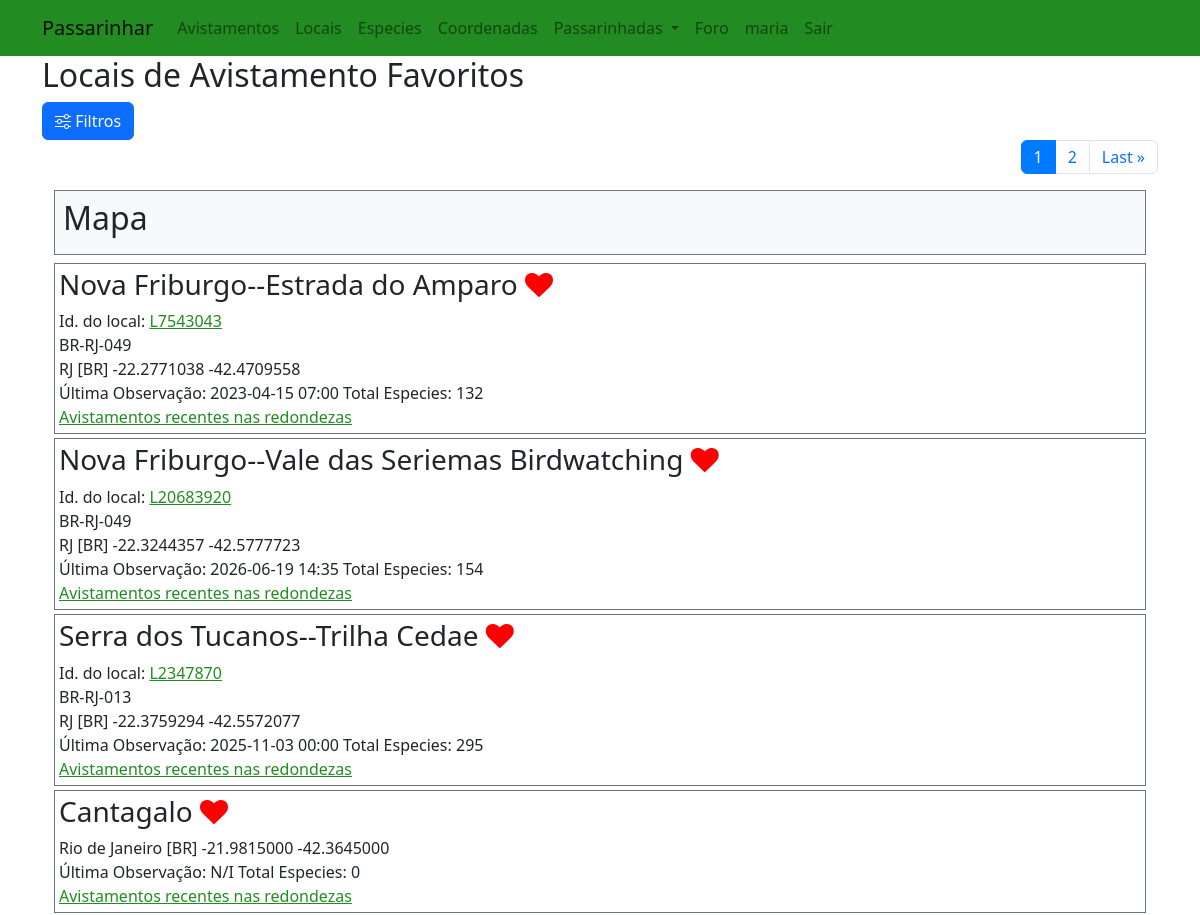
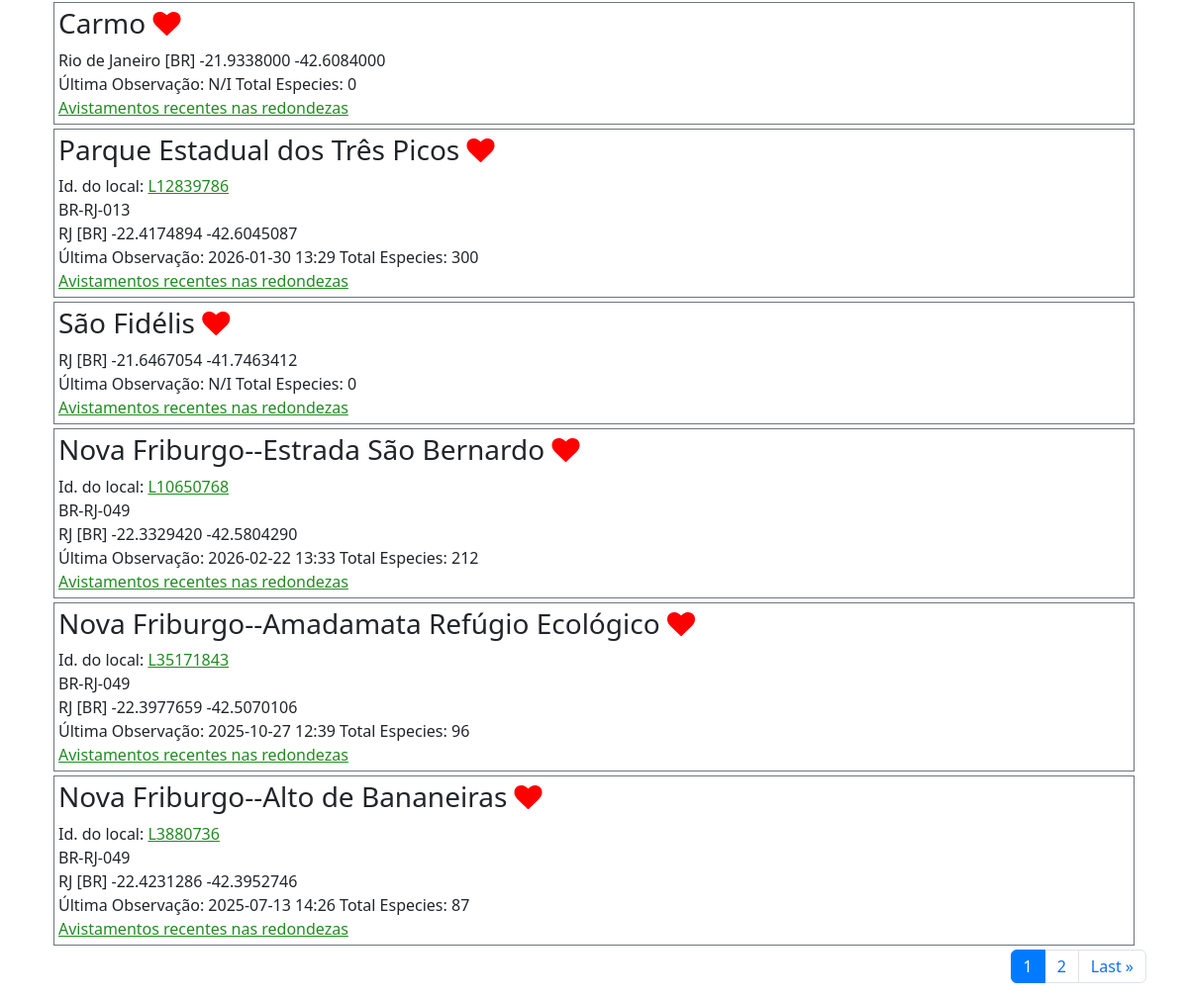
The app's page /favourites (signed in), older data (2 pictures, top to bottom).
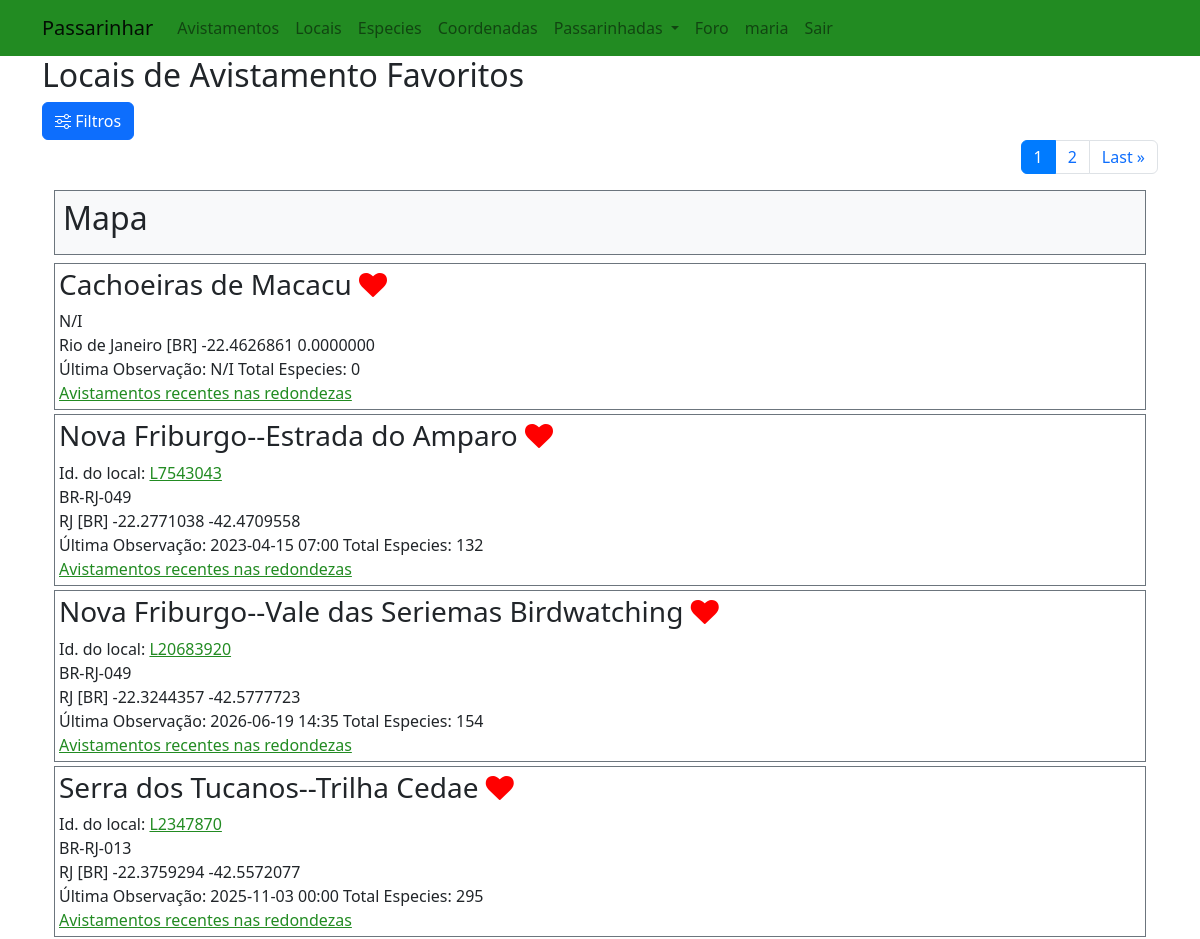
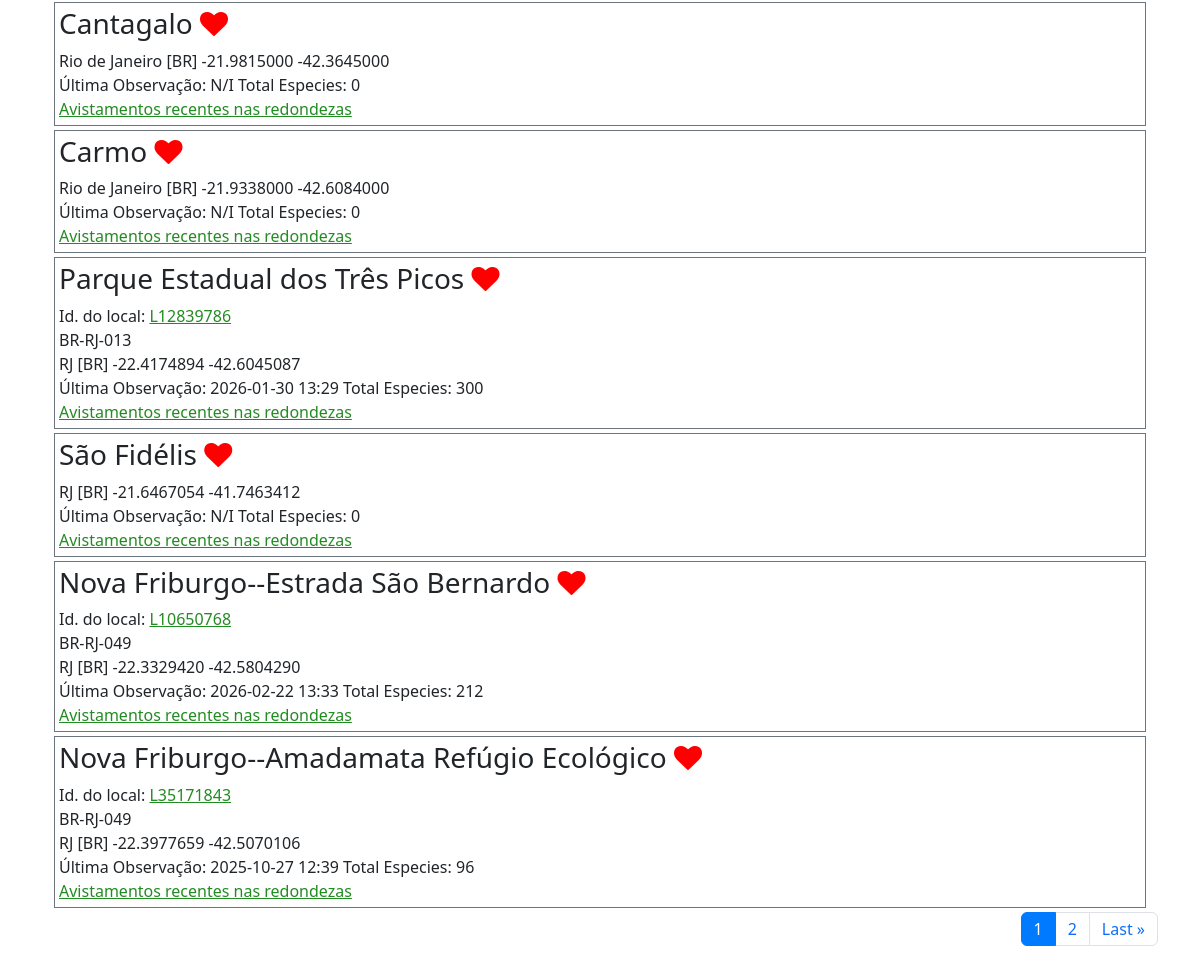
The same page, newer data (2 pictures, top to bottom).
### passarinhar/models.py (models this page shows, shortened)
class WUser(AbstractUser):
    favouritesList = models.ManyToManyField(Place, blank=True, related_name="userFavourite")

class Place(models.Model):
    place = models.CharField(max_length=100)
    lat = models.DecimalField(max_digits=10, decimal_places=7, default=0)
    lon = models.DecimalField(max_digits=10, decimal_places=7, default=0)
    subnational2Code = models.CharField(max_length=10, blank=True)
    locId = models.CharField(max_length=20, blank=True)
    latestObsDt = models.CharField(max_length=20, blank=True)
    numSpeciesAllTime = models.IntegerField(default=0)
    country= models.CharField(max_length=2, blank=True)
    region = models.CharField(max_length=100, blank=True)

### passarinhar/views.py (the view)
# urls.py: path("favourites", views.favourites, name="favourites"),
def favourites(request):
    error = None
    crntlat = request.session.get("crnt_lat", FALLBACK_LAT)
    crntlng = request.session.get("crnt_lng", FALLBACK_LNG)
    user = WUser.objects.filter(id = request.user.id)
    fav_places = Place.objects.filter(id__in=user.values_list("favouritesList", flat=True))
    fav_places = fav_places.order_by("-pk").all()
    if fav_places:
        p = Paginator(fav_places, 10)
        page_number = request.GET.get('page')
        page_obj = p.get_page(page_number)
        hotspots_nearby_data = page_obj
        home_map = show_on_map(crntlat, crntlng, "favourite", hotspots_nearby_data)
        map_html = home_map._repr_html_()
    else:
        map_html = None
        page_obj = None
        error = 'Nenhum local registrado como favorito!'
    return render(request, "passarinhar/places.html", {
        'title':"Locais de Avistamento Favoritos",
        "page_name": 'favs',
        'page_obj':page_obj,
        "hotspots_nearby_data": hotspots_nearby_data,
        "nearby_map":map_html,
        "error": error
        })

### passarinhar/templates/passarinhar/places.html (shortened to what this page needs)
{% extends "passarinhar/layout.html" %}
{% load static %}
{% block body %}
<h2 id="page-title">{{ title }}</h2>
<button class="btn btn-primary" type="button" data-bs-toggle="offcanvas" data-bs-target="#filterSidebar">
    <i class="bi bi-sliders"></i> Filtros
</button>
<nav aria-label="Page navigation">
    <ul class="pagination justify-content-end">
        <li class="page-item  active" aria-current="page"><a class="page-link" href="?page={{ page_obj.number }}">
                {{page_obj.number }}</a></li>
        {% if page_obj.has_next %}
        <li class="page-item"><a class="page-link"
                href="?page={{ page_obj.next_page_number }}">{{page_obj.next_page_number }}</a></li>
        <li class="page-item"><a class="page-link" href="?page={{ page_obj.paginator.num_pages }}">Last<span
                    aria-hidden="true"> &raquo;</span></a></li>
        {% endif %}
    </ul>
</nav>
{% if page_obj %}
<div class='container' id="allplaces">
    <div id="nearby_map_id" class="my-2 p-2 bg-light border border-secondary">
        <h2 id="folium_map">Mapa</h2>
    </div>
    {% for place in page_obj %}
    <div class="p-1 my-1 bg-white text-dark border border-secondary">
        <div id="place{{place.id}}">
            <h3>{{ place.place }}
                {% if user.is_authenticated %}
                <span id="fav-btn{{place.id}}" class="fav-button" data-id="{{place.id}}">
                    {% if place in user.favouritesList.all %}
                    <i id="fav-icon{{place.id}}" style="color:red" class="fa fa-heart" data-id="{{place.id}}"></i>
                    {% else %}
                    <i id="fav-icon{{place.id}}" style="color:grey" class="fa fa-heart" data-id="{{place.id}}"></i>
                    {% endif %}
                </span>
                {% endif %}
            </h3>
            {% if place.locId != ''%}
            <div>Id. do local:
                <span id="locId{{ place.locId }}">
                    <a href="{% url 'passarinhar:hotspot' place.locId%}">{{place.locId}}</a>
                </span>
            </div>
            {% endif%}
            <div>{{ place.subnational2Code }}</div>
            <div>{{ place.region }} [{{ place.country }}]
                <span id="lat{{place.id}}">{{ place.lat }}</span>
                <span id="lng{{place.id}}">{{ place.lon }}</span>
            </div>
            <span>Última Observação: {{place.latestObsDt}}</span>
            <span>Total Especies: {{place.numSpeciesAllTime}}</span>
            <div id="recent-obs{{place.id}}">
                <a href="{% url 'passarinhar:localrecents' place.lat place.lon place.place%}">Avistamentos recentes nas
                    redondezas</a>
            </div>
        </div>
    </div>
    {% empty %}
    <div>*** Nenhum local registrado***</div>
    {% endfor %}
</div>
<nav aria-label="Page navigation">
    <ul class="pagination justify-content-end">
        <li class="page-item  active" aria-current="page"><a class="page-link" href="?page={{ page_obj.number }}">
                {{page_obj.number }}</a></li>
        {% if page_obj.has_next %}
        <li class="page-item"><a class="page-link"
                href="?page={{ page_obj.next_page_number }}">{{page_obj.next_page_number }}</a></li>
        <li class="page-item"><a class="page-link" href="?page={{ page_obj.paginator.num_pages }}">Last<span
                    aria-hidden="true"> &raquo;</span></a></li>
        {% endif %}
    </ul>
</nav>
{% endif %}
{% endblock %}

### passarinhar/templates/passarinhar/layout.html (shortened to what this page needs)
{% load static %}
<!DOCTYPE html>
<html lang="en">
<head>
    <link rel="stylesheet" href="https://cdnjs.cloudflare.com/ajax/libs/font-awesome/4.7.0/css/font-awesome.min.css">
    <link rel="stylesheet" href="https://cdn.jsdelivr.net/npm/bootstrap@4.6.2/dist/css/bootstrap.min.css">
    <link href="https://cdn.jsdelivr.net/npm/bootstrap@5.3.3/dist/css/bootstrap.min.css" rel="stylesheet">
    <link rel="stylesheet" href="https://cdn.jsdelivr.net/npm/bootstrap-icons@1.13.1/font/bootstrap-icons.css">
    <link href="{% static 'passarinhar/styles.css' %}" rel="stylesheet">
</head>
<body>
    <nav id="menu" class="navbar navbar-expand-md navbar-light">
        <div class="container">
            <a class="navbar-brand" href="{% url 'passarinhar:index' %}">Passarinhar</a>
            <div class="collapse navbar-collapse" id="navbarNav">
                <ul class="navbar-nav">
                    <li class="nav-item"><a class="nav-link" id="ebird-sights"
                            href="{% url 'passarinhar:recents'%}">Avistamentos</a></li>
                    <li class="nav-item"><a class="nav-link" id="ebird-places"
                            href="{% url 'passarinhar:locals'%}">Locais</a></li>
                    {% if user.is_authenticated %}
                    <li class="nav-item"><a class="nav-link" id="all-spices"
                            href="{% url 'passarinhar:allspices' %}">Especies</a></li>
                    <li class="nav-item"><a class="nav-link" id="geo-loc"
                            href="{% url 'passarinhar:geo_view' %}">Coordenadas</a></li>
                    <li class="nav-item dropdown">
                        <a class="nav-link dropdown-toggle" href="#" id="navbardrop1" data-toggle="dropdown">
                            Passarinhadas
                        </a>
                    </li>
                    <li class="nav-item"><a class="nav-link" id="allpost" href="{% url 'passarinhar:foro' %}">Foro</a>
                    </li>
                    <li class="nav-item"><a class="nav-link" id="user"
                            href="{% url 'passarinhar:profile' user.username %}">{{user.username}}</a></li>
                    <li class="nav-item"><a class="nav-link" href="{% url 'passarinhar:logout'%}">Sair</a></li>
                    {% else %}
                    <li class="nav-item"><a class="nav-link" href="{% url 'passarinhar:login' %}">Entrar</a></li>
                    {% endif %}
                </ul>
            </div>
        </div>
    </nav>
    <div class="container body">
        {% block body %}
        {% endblock %}
    </div>
</body>
</html>

### passarinhar/static/passarinhar/styles.css (style rules this page uses)
#menu { background-repeat: repeat-x; background-color: forestgreen; }
a { color: forestgreen; }

Row changes from the older to the newer data that the page shows:
no longer on this page (row unchanged): Place: place "Nova Friburgo--Alto de Bananeiras", locId "L3880736", subnational2Code "BR-RJ-049", region "RJ", country "BR", lat "-22.4231286", lon "-42.3952746", latestObsDt "2025-07-13 14:26", numSpeciesAllTime "87"
added Place: place "Cachoeiras de Macacu", subnational2Code "N/I", region "Rio de Janeiro", country "BR", lat "-22.4626861", lon "0.0000000", latestObsDt "N/I", numSpeciesAllTime "0"
